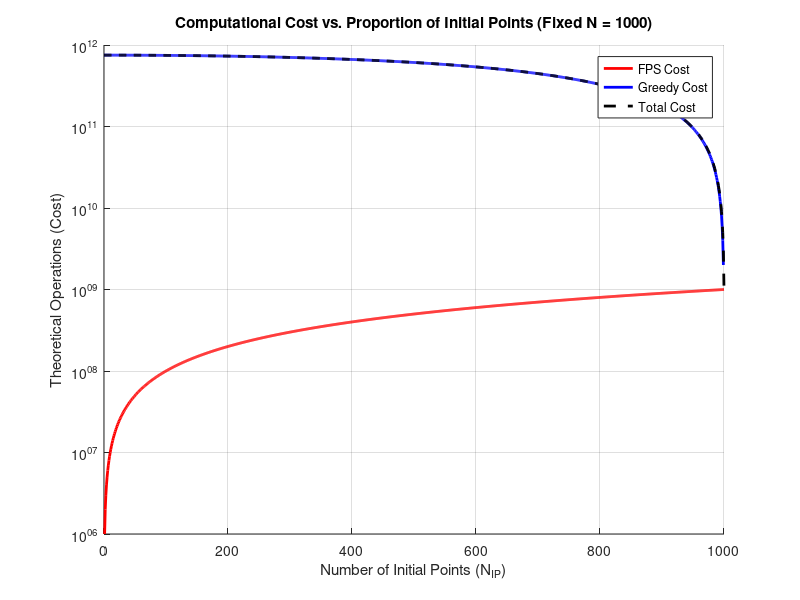

MATLAB code for this plot:
%% THEORETICAL TIME COMPLEXITY ANALYSIS
% Fixed parameters
M = 1000000;        % Number of nodes in the candidate mesh
N = 1000;        % Fixed total number of control points (N_IP + N_G)

% Independent variable array (Number of Initial Points)
N_IP_vals = 0:N;

% Preallocate cost arrays
C_fps = zeros(1, length(N_IP_vals));
C_greedy = zeros(1, length(N_IP_vals));
C_total = zeros(1, length(N_IP_vals));

%% CALCULATE OPERATIONS
for i = 1:length(N_IP_vals)
    n_ip = N_IP_vals(i);
    n_g = N - n_ip;
    
    % 1. FPS Cost: O(M * N_IP)
    C_fps(i) = M * n_ip;
    
    % 2. Greedy Cost: Summation from k = (N_IP + 1) to N
    % Operations per iteration: k^3 (Matrix Solve) + M*k (Field Eval)
    if n_g > 0
        k = (n_ip + 1):N;
        C_greedy(i) = sum(k.^3 + M .* k);
    else
        C_greedy(i) = 0; % Zero cost if no greedy points are used
    end
    
    % Total Cost
    C_total(i) = C_fps(i) + C_greedy(i);
end

%% PLOT COMPLEXITY TREND
figure;
hold on; grid on;

% Plot individual components and the total cost
plot(N_IP_vals, C_fps, 'r-', 'LineWidth', 2, 'DisplayName', 'FPS Cost');
plot(N_IP_vals, C_greedy, 'b-', 'LineWidth', 2, 'DisplayName', 'Greedy Cost');
plot(N_IP_vals, C_total, 'k--', 'LineWidth', 2, 'DisplayName', 'Total Cost');

% Formatting
xlabel('Number of Initial Points (N_{IP})');
ylabel('Theoretical Operations (Cost)');
title(sprintf('Computational Cost vs. Proportion of Initial Points (Fixed N = %d)', N));
legend('Location', 'northeast');

% Use a log scale for the Y-axis due to the massive quartic scale of the Greedy method
set(gca, 'YScale', 'log');

% Set X-axis limits
xlim([0, N]);
hold off;
